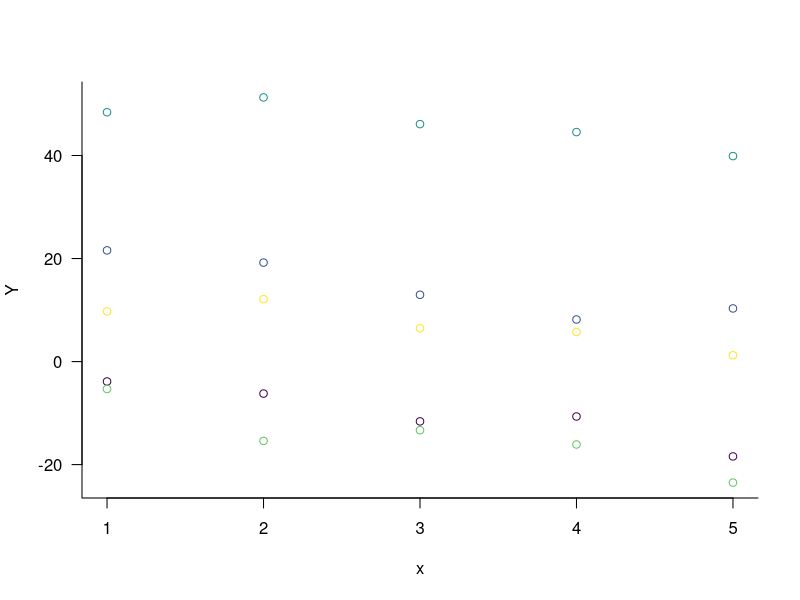
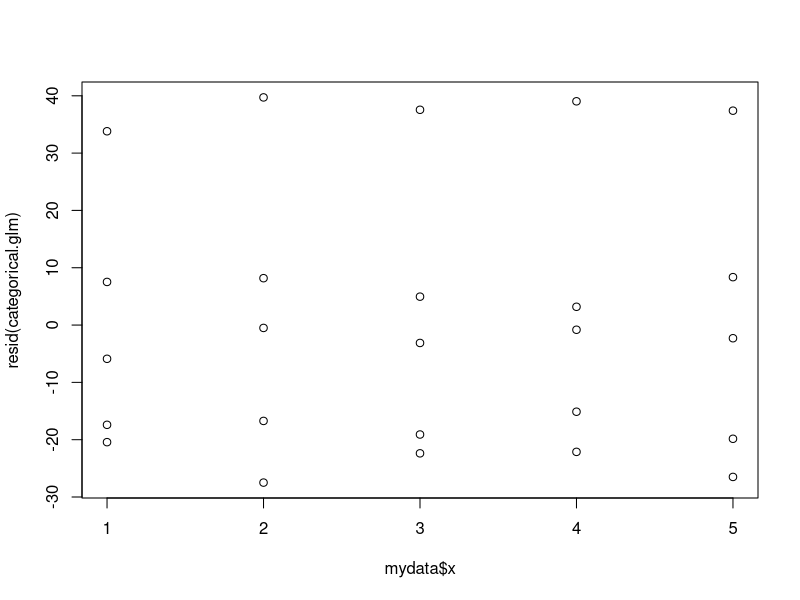
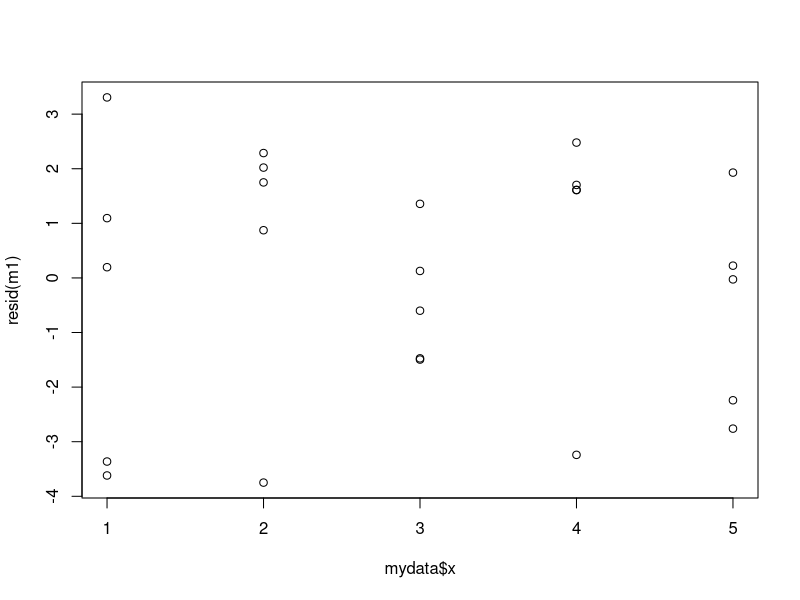

These charts were generated, in order, by the following R code:
## ---- chunk 1
rm(list=ls())
graphics.off()
set.seed(2)

library(viridis)

n.groups <- 5 # number of individuals
n.obs <- 5 # observations per individual

# some coefficients
b1 <- -3.5
b0 <- 20

# a linear covariate
x <- rep(1:n.obs, n.groups)

# random effect for each individual
s.groups <- 23
V <- rnorm(n.groups, 0, s.groups)

# The grouping variable
G <- sort(rep(1:n.groups, n.obs))


# simulate the data
mu <- b0 + b1 * x + V[G]
s <- 2
Y <- mu + rnorm(n.obs * n.groups, 0, s)

mydata <- data.frame(Y, x, G)

library(viridis)
palette(viridis(n.groups))
plot(Y ~ x, col = G, data = mydata, las = 1, bty = "L")





## ---- chunk 2

wrong.glm <- glm(Y~x, data = mydata)
summary(wrong.glm)

categorical.glm <- glm(Y ~ x + G, data = mydata)
summary(categorical.glm)

plot(resid(categorical.glm) ~ mydata$x)

library(lme4) 

m1 <- lmer(Y ~ x + (1|G), data = mydata)
summary(m1)

plot(resid(m1) ~ mydata$x)


